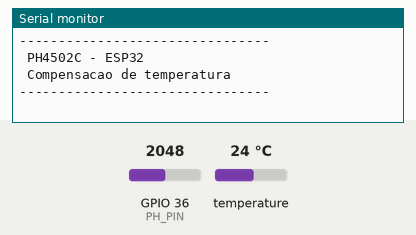
This sketch was run on a simulated ESP32. On the bench: the last lines printed to the serial monitor. The test bench sets the inputs (shaded band); at power-on: temperature 24 °C, GPIO 36 (PH_PIN) = 2048 (analog values on the 0–4095 scale).

Above: at 2.2 s.
2.3 s: temperature set to 12 °C
At 3.3 s:
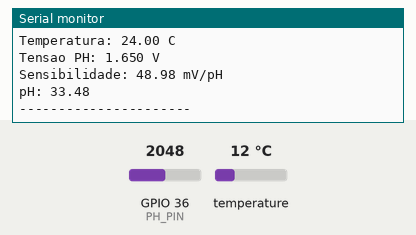
3.8 s: GPIO 36 (PH_PIN) set to 2866
5.3 s: temperature set to 19 °C
At 6.1 s:
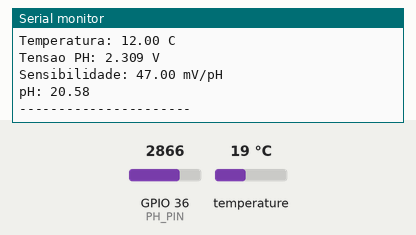
6.8 s: GPIO 36 (PH_PIN) set to 3603
At 9.1 s:
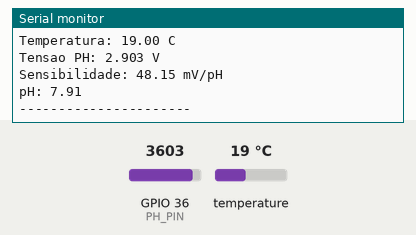

The sketch:

ph4502c_calibration.ino
```cpp
#include <OneWire.h>
#include <DallasTemperature.h>

// ---------------- PINOS ----------------
#define PH_PIN 36
#define TEMP_PIN 4

// ---------------- CALIBRACAO PH ----------------
const float V_PH7 = 2.947;       // Tensao para pH 7
const float S_25 = 0.04914;      // Sensibilidade a 25 graus (V/pH)

// Temperatura de referencia
const float T_REF = 25.0;

// ---------------- DS18B20 ----------------
OneWire oneWire(TEMP_PIN);
DallasTemperature sensors(&oneWire);

// ---------------- LEITURA DE TENSAO ----------------
const int NUM_AMOSTRAS = 50;

float lerTensaoPH() {
  uint32_t soma = 0;

  for (int i = 0; i < NUM_AMOSTRAS; i++) {
    soma += analogReadMilliVolts(PH_PIN);
    delay(10);
  }

  float media_mV = (float)soma / NUM_AMOSTRAS;

  return media_mV / 1000.0;
}

// ---------------- LEITURA TEMPERATURA ----------------
float lerTemperatura() {
  sensors.requestTemperatures();

  return sensors.getTempCByIndex(0);
}

// ---------------- COMPENSACAO TEMPERATURA ----------------
float calcularSensibilidade(float temperatura) {

  float temperaturaK = temperatura + 273.15;
  float referenciaK = T_REF + 273.15;

  return S_25 * (temperaturaK / referenciaK);
}

// ---------------- CALCULO PH ----------------
float calcularPH(float tensao, float sensibilidade) {

  return 7.0 - ((tensao - V_PH7) / sensibilidade);
}

// ---------------- SETUP ----------------
void setup() {

  Serial.begin(115200);

  analogReadResolution(12);
  analogSetPinAttenuation(PH_PIN, ADC_11db);

  sensors.begin();
  sensors.setResolution(12);

  Serial.println("--------------------------------");
  Serial.println(" PH4502C - ESP32");
  Serial.println(" Compensacao de temperatura");
  Serial.println("--------------------------------");

  delay(1000);
}

// ---------------- LOOP ----------------
void loop() {

  float temperatura = lerTemperatura();

  if (temperatura == DEVICE_DISCONNECTED_C ||
      temperatura < -55.0 ||
      temperatura > 125.0) {

    Serial.println("ERRO: Sensor de temperatura!");

    delay(2000);
    return;
  }

  float tensao = lerTensaoPH();

  float sensibilidade =
      calcularSensibilidade(temperatura);

  float pH = calcularPH(tensao, sensibilidade);

  // ---------------- RESULTADOS ----------------

  Serial.println("\n------ MEDICOES ------");

  Serial.print("Temperatura: ");
  Serial.print(temperatura, 2);
  Serial.println(" C");

  Serial.print("Tensao PH: ");
  Serial.print(tensao, 3);
  Serial.println(" V");

  Serial.print("Sensibilidade: ");
  Serial.print(sensibilidade * 1000.0, 2);
  Serial.println(" mV/pH");

  Serial.print("pH: ");
  Serial.println(pH, 2);

  Serial.println("----------------------");

  delay(2000);
}
```

Measured:
- after the input at 6.8 s, the serial monitor: prints a new line after 2.0 s (image 3)
